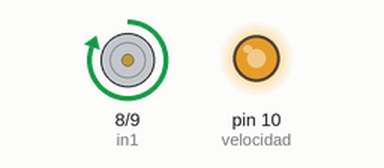
The sketch below on a simulated Arduino Uno, built with avr-gcc and run on an emulated ATmega328P. Shown: motor-driver pin pairs drawn as motors (green arrow = first pin HIGH = forward, orange = second pin HIGH = backward, longer = more drive), output pins drawn as LEDs (lit = HIGH).

Above: at 0.05 s.
At 3.05 s:
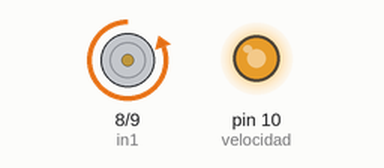
At 6.0 s:
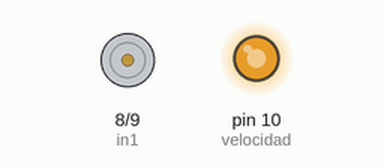
Timing chart, 0 to 6.9 s (numbered marks = the images above):
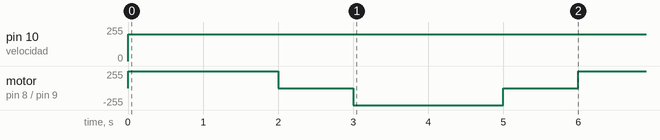

Measured:
- by itself, pin 10 (velocidad): 0/255 → 200/255 at 0.00 s
- by itself, motor on pin 8 (in1) / pin 9 (in2): repeats every 6.0 s: stopped 1.0 s, backward 255/255 2.0 s, stopped 1.0 s, forward 255/255 2.0 s

The sketch:

salidas-analogicas-puente-h.ino
```cpp
int in1 = 8;
int in2 = 9;
int velocidad = 10; //pin PWM

void setup() {
  pinMode(in1, OUTPUT);
  pinMode(in2, OUTPUT);
  pinMode(velocidad, OUTPUT);
}

void loop() {
  // Motor adelante
  digitalWrite(in1, HIGH);
  digitalWrite(in2, LOW);
  analogWrite(velocidad, 200);
  delay(2000);

  // Detiene el motor
  digitalWrite(in1, LOW);
  digitalWrite(in2, LOW);
  delay(1000);

  // Motor atras
  digitalWrite(in1, LOW);
  digitalWrite(in2, HIGH);
  analogWrite(velocidad, 200);
  delay(2000);

  // Detiene el motor
  digitalWrite(in1, LOW);
  digitalWrite(in2, LOW);
  delay(1000);
}
```
